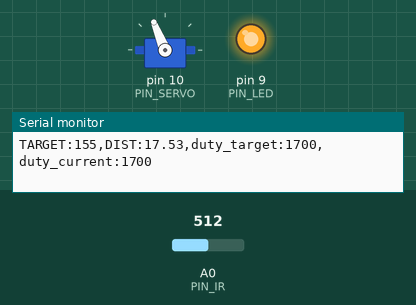
A sketch run on a simulated Arduino Uno, built with avr-gcc and run on an emulated ATmega328P. On the bench: servo, output pins drawn as LEDs (lit = HIGH), the last lines printed to the serial monitor. The inputs (shaded band) are chosen by the test bench; at power-on: A0 (PIN_IR) = 512.

Above: at 1.2 s.
1.3 s: A0 (PIN_IR) set to 310
2.9 s: A0 (PIN_IR) set to 289
At 4.0 s:
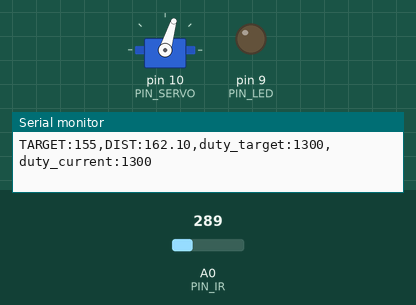
4.6 s: A0 (PIN_IR) set to 306
At 5.3 s:
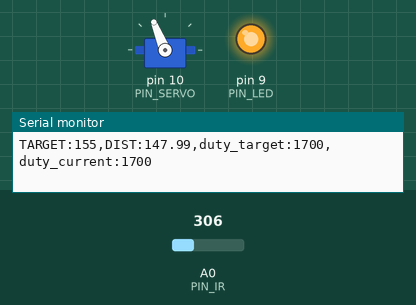
6.3 s: A0 (PIN_IR) set to 145
At 7.7 s:
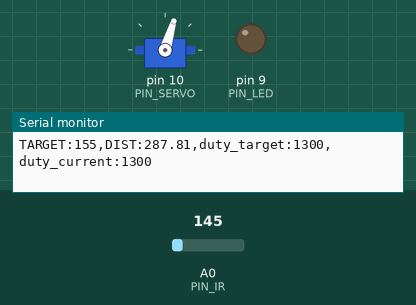
8.0 s: A0 (PIN_IR) set to 511
At 9.1 s:
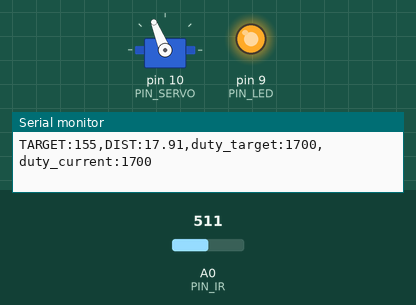
Timing chart, 0 to 10.7 s (numbered marks = the images above; inputs shaded):
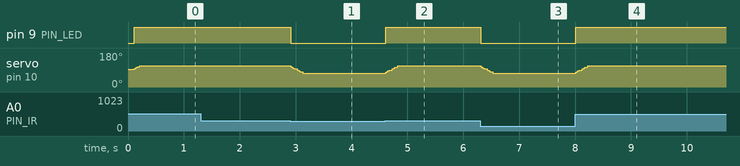

Measured:
- the behaviour switches between 298 and 297 on A0 (PIN_IR) (found by bisection; images 0 and 1)
- after the input at 2.9 s, pin 9 (PIN_LED): HIGH → LOW at once; servo on pin 10 (PIN_SERVO): 112° → 73° at once
- after the input at 4.6 s, pin 9 (PIN_LED): LOW → HIGH at once; servo on pin 10 (PIN_SERVO): 73° → 112° at once
- after the input at 6.3 s, pin 9 (PIN_LED): HIGH → LOW at once; servo on pin 10 (PIN_SERVO): 112° → 73° at once
- after the input at 8.0 s, pin 9 (PIN_LED): LOW → HIGH at once; servo on pin 10 (PIN_SERVO): 73° → 112° at once

The sketch:

22_bbc_20243045.ino
```cpp
#include <Servo.h>

// Arduino pin assignment
#define PIN_LED   9
#define PIN_SERVO 10
#define PIN_IR    A0

// Event interval parameters
#define _INTERVAL_DIST    100 // distance sensor interval (unit: ms)
#define _INTERVAL_SERVO   25 // servo interval (unit: ms)
#define _INTERVAL_SERIAL  25 // serial interval (unit: ms)

// EMA filter configuration for the IR distance sensor
#define _EMA_ALPHA 0.7    // EMA weight of new sample (range: 0 to 1)
                          // Setting EMA to 1 effectively disables EMA filter.

// Servo adjustment - Set _DUTY_MAX, _NEU, _MIN with your own numbers
#define _DUTY_MAX 2000 // 2000
#define _DUTY_NEU 1500 // 1500
#define _DUTY_MIN 800 // 1000

// min -47
// max 64

#define _SERVO_ANGLE_DIFF  111  // Replace with |D - E| degree
#define _SERVO_SPEED 150  // servo speed

// min 14
// max 16

#define _BANGBANG_RANGE    200  // duty up and down for bangbang control

// Target Distance
#define _DIST_TARGET    155 // Center of the rail (unit:mm)

// global variables

Servo myservo;

float dist_ema;     // unit: mm

int duty_change_per_interval; // maximum duty difference per interval
int duty_target;    // Target duty
int duty_current;      // Current duty
int duty_adj;       // Level adjustment

unsigned long last_sampling_time_dist;   // unit: msec
unsigned long last_sampling_time_servo;  // unit: msec
unsigned long last_sampling_time_serial; // unit: msec

bool event_dist, event_servo, event_serial; // event triggered?

void setup()
{
  // initialize GPIO pins
  pinMode(PIN_LED,OUTPUT);
  myservo.attach(PIN_SERVO);

  duty_target = duty_current = _DUTY_NEU;
  myservo.writeMicroseconds(duty_current);

  // initialize serial port
  Serial.begin(1000000);

  // convert angular speed into duty change per interval.
  duty_change_per_interval =
    (float)(_DUTY_MAX - _DUTY_MIN) * ((float)_SERVO_SPEED / _SERVO_ANGLE_DIFF) * (_INTERVAL_SERVO / 1000.0);
}

void loop()
{
  unsigned long time_curr = millis();

  // wait until next event time
  if (time_curr >= (last_sampling_time_dist + _INTERVAL_DIST)) {
        last_sampling_time_dist += _INTERVAL_DIST;
        event_dist = true;
  }
  if (time_curr >= (last_sampling_time_servo + _INTERVAL_SERVO)) {
        last_sampling_time_servo += _INTERVAL_SERVO;
        event_servo = true;
  }
  if (time_curr >= (last_sampling_time_serial + _INTERVAL_SERIAL)) {
        last_sampling_time_serial += _INTERVAL_SERIAL;
        event_serial = true;
  }

  if (event_dist) {
    float dist_filtered; // unit: mm
    event_dist = false;

    // get a distance reading from the distance sensor
    dist_filtered = volt_to_distance(ir_sensor_filtered(100, 0.5, 0));
    dist_ema = _EMA_ALPHA * dist_filtered + (1.0 - _EMA_ALPHA) * dist_ema;

    // bang bang control
    if (dist_ema > _DIST_TARGET) {
      duty_target = _DUTY_NEU - _BANGBANG_RANGE;
      digitalWrite(PIN_LED, 0);
    } else if (dist_ema < _DIST_TARGET) {
      duty_target = _DUTY_NEU + _BANGBANG_RANGE;
      digitalWrite(PIN_LED, 1);
    }
  }

  if (event_servo) {
    event_servo = false;

    // adjust duty_current toward duty_target by duty_change_per_interval
    if (duty_target > duty_current) {
      duty_current += duty_change_per_interval;
      if (duty_current > duty_target)
          duty_current = duty_target;
    } else if (duty_target < duty_current) {
      duty_current -= duty_change_per_interval;
      if (duty_current < duty_target)
        duty_current = duty_target;
    }

    // servo arm protection
    if (duty_current < _DUTY_MIN)
      duty_current = _DUTY_MIN;
    else if (duty_current > _DUTY_MAX)
      duty_current = _DUTY_MAX;

    // update servo position
    myservo.writeMicroseconds(duty_current);
  }

  if (event_serial) {
    event_serial = false;

    // output the read value to the serial port
    Serial.print("TARGET:"); Serial.print(_DIST_TARGET);
    Serial.print(",DIST:"); Serial.print(dist_ema);
    Serial.print(",duty_target:"); Serial.print(duty_target);
    Serial.print(",duty_current:"); Serial.println(duty_current);
  }
}

float volt_to_distance(int x)
{
  // Replace line into your own equation
  // return (6762.0 / (a_value - 9) - 4.0) * 10.0;
  return 404 + (-0.695)*x + (-9.77E-4)*x*x + (1.68E-6)*x*x*x;

}

int compare(const void *a, const void *b) {
  return (*(unsigned int *)a - *(unsigned int *)b);
}

unsigned int ir_sensor_filtered(unsigned int n, float position, int verbose)
{
  // Eliminate spiky noise of an IR distance sensor by repeating measurement and taking a middle value
  // n: number of measurement repetition
  // position: the percentile of the sample to be taken (0.0 <= position <= 1.0)
  // verbose: 0 - normal operation, 1 - observing the internal procedures, and 2 - calculating elapsed time.
  // Example 1: ir_sensor_filtered(n, 0.5, 0) => return the median value among the n measured samples.
  // Example 2: ir_sensor_filtered(n, 0.0, 0) => return the smallest value among the n measured samples.
  // Example 3: ir_sensor_filtered(n, 1.0, 0) => return the largest value among the n measured samples.

  // The output of Sharp infrared sensor includes lots of spiky noise.
  // To eliminate such a spike, ir_sensor_filtered() performs the following two steps:
  // Step 1. Repeat measurement n times and collect n * position smallest samples, where 0 <= postion <= 1.
  // Step 2. Return the position'th sample after sorting the collected samples.

  // returns 0, if any error occurs

  unsigned int *ir_val, ret_val;
  unsigned int start_time;

  if (verbose >= 2)
    start_time = millis();

  if ((n == 0) || (n > 100) || (position < 0.0) || (position > 1))
    return 0;

  if (position == 1.0)
    position = 0.999;

  if (verbose == 1) {
    Serial.print("n: "); Serial.print(n);
    Serial.print(", position: "); Serial.print(position);
    Serial.print(", ret_idx: ");  Serial.println((unsigned int)(n * position));
  }

  ir_val = (unsigned int *)malloc(sizeof(unsigned int) * n);
  if (ir_val == NULL)
    return 0;

  if (verbose == 1)
    Serial.print("IR:");

  for (int i = 0; i < n; i++) {
    ir_val[i] = analogRead(PIN_IR);
    if (verbose == 1) {
        Serial.print(" ");
        Serial.print(ir_val[i]);
    }
  }

  if (verbose == 1)
    Serial.print  ("  => ");

  qsort(ir_val, n, sizeof(unsigned int), compare);
  ret_val = ir_val[(unsigned int)(n * position)];

  if (verbose == 1) {
    for (int i = 0; i < n; i++) {
        Serial.print(" ");
        Serial.print(ir_val[i]);
    }
    Serial.print(" :: ");
    Serial.println(ret_val);
  }
  free(ir_val);

  if (verbose >= 2) {
    Serial.print("Elapsed time: "); Serial.print(millis() - start_time); Serial.println("ms");
  }

  return ret_val;
}
```
